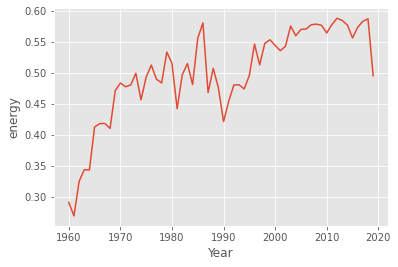

This figure's Python source:
# -*- coding: utf-8 -*-
"""
Spyder Editor

This is a temporary script file.
"""
import pandas as pd
import numpy as np
import time
from scipy.stats import sem
from scipy.stats import norm
from scipy.stats import pearsonr
from scipy.stats import spearmanr
from pingouin import partial_corr
import matplotlib.pyplot as plt

df=pd.read_csv("/Users/jamesdoucette/Desktop/Schoolwork/data-science-project/genre+release.csv")
continuous_vars=['acousticness','danceability','duration_ms','energy','instrumentalness','liveness','loudness','speechiness','tempo','valence']
discrete_vars=['key','mode','time_signature']
#others are popularity,genre,year

def z_test(data1,data2):
    mean1=np.mean(data1)
    mean2=np.mean(data2)
    diff = np.abs(mean1 - mean2)
    se = np.sqrt(sem(data1)**2 + sem(data2)**2 )
    p=(1-norm.cdf(diff/se))
    return [mean1>mean2,mean1,mean2,p]

def pearson(var1,var2):
    return pearsonr(df[var1],df[var2])

def spearman(var1,var2):
    return spearmanr(df[var1],df[var2])

def print_corr(var1,var2):
    p=pearson(var1,var2)
    s=spearman(var1,var2)
    print(var1)
    print(f'Spearmanr {s[0]} with p value {s[1]}\n')
    
def get_genre(i):
    genres=['Movie', 'R&B', 'A Capella', 'Alternative', 'Country', 'Dance', 'Electronic', 'Anime', 'Folk', 'Blues', 'Opera', 'Hip-Hop', 'Children\'s Music', 'Rap', 'Indie', 'Classical', 'Pop', 'Reggae', 'Reggaeton', 'Jazz', 'Rock', 'Ska', 'Comedy', 'Soul', 'Soundtrack', 'World']
    return genres[i]
    

def population_correlations():
    print('Correlation with population, no control')
    for var in continuous_vars:
        print_corr(var,'popularity')
    print_corr('year','popularity')
    
    print('Discrete Variables')
    
def population_partial_correlations():
    print('Correlation with population, controlling for release year')
    for var in continuous_vars:
        p=partial_corr(df,x=var,y='popularity',covar='year',method='spearman')
        print(var)
        print(f"Correlation coefficient {p['r'].values[0]} with p value {p['p-val'].values[0]}\n")
        
def control_genre():
    print('Controlling for release year and numerical genre')
    for var in continuous_vars:
        p=partial_corr(df,x=var,y='popularity',covar=['year','genrenum'],method='spearman')
        print(var)
        print(f"Correlation coefficient {p['r'].values[0]} with p value {p['p-val'].values[0]}\n")
        
def all_genres():
    print('Controlling by release year, separating by genre')
    for i in range(26):
        print(f'Genre {get_genre(i)}')
        for var in continuous_vars:
            this_genre=df[df['genre']==i]
            p=partial_corr(this_genre,x=var,y='popularity',covar='year',method='spearman')
            print(var)
            print(f"Correlation coefficient {p['r'].values[0]} with p value {p['p-val'].values[0]}\n")
        
def year_correlations():
    print('Continuous Variables')
    for var in continuous_vars:
        print_corr(var,'year')
        
def discrete():
    print('Testing discretes')
    for var in discrete_vars:
        vals=df[var].unique()
        print(var)
        for val in vals:
            positive=df[df[var]==val]['popularity']
            negative=df[df[var]!=val]['popularity']
            test=z_test(positive,negative)
            print(val,test)
        print("\n")
        
def average_by_year(var):
    years=np.arange(1960,2020)
    res=[]
    for year in years:
        res.append(df[df['year']==year][var].mean())
    return res

def average_by_genre(var):
    res=[]
    for i in range(26):
        res.append(df[df['genrenum']==i][var].mean())
    return res

def popularity_graphs():
    graph_vars=['duration_ms', 'energy', 'tempo', 'valence', 'popularity']
    years=list(range(1960,2020))
    for var in graph_vars:
        plt.style.use('ggplot')
        plt.plot(years,average_by_year(var))
        plt.xlabel('Year')
        plt.ylabel(var)
        plt.show()
        

def genre_graphs():
    graph_vars=['duration_ms', 'energy', 'tempo', 'valence', 'popularity']
    genre_nums=list(range(26))
    genres=['Movie', 'R&B', 'A Capella', 'Alternative', 'Country', 'Dance', 'Electronic', 'Anime', 'Folk', 'Blues', 'Opera', 'Hip-Hop', 'Children\'s Music', 'Rap', 'Indie', 'Classical', 'Pop', 'Reggae', 'Reggaeton', 'Jazz', 'Rock', 'Ska', 'Comedy', 'Soul', 'Soundtrack', 'World']
    for var in graph_vars:
        plt.style.use('ggplot')
        plt.bar(genre_nums,average_by_genre(var))
        plt.ylabel(var)
        plt.xlabel('Genre')
        plt.ylabel(var)
        plt.xticks(genre_nums, genres,rotation=90)
        plt.show()
        
def year_amt():
    years=list(range(1960,2020))
    plt.style.use('ggplot')
    plt.plot(years,list(map(lambda x: len(df[df['year']==x]),years)))
    plt.ylabel('Number of Songs in Dataset')
    plt.xlabel('Year')
    plt.show()
    

        

            
